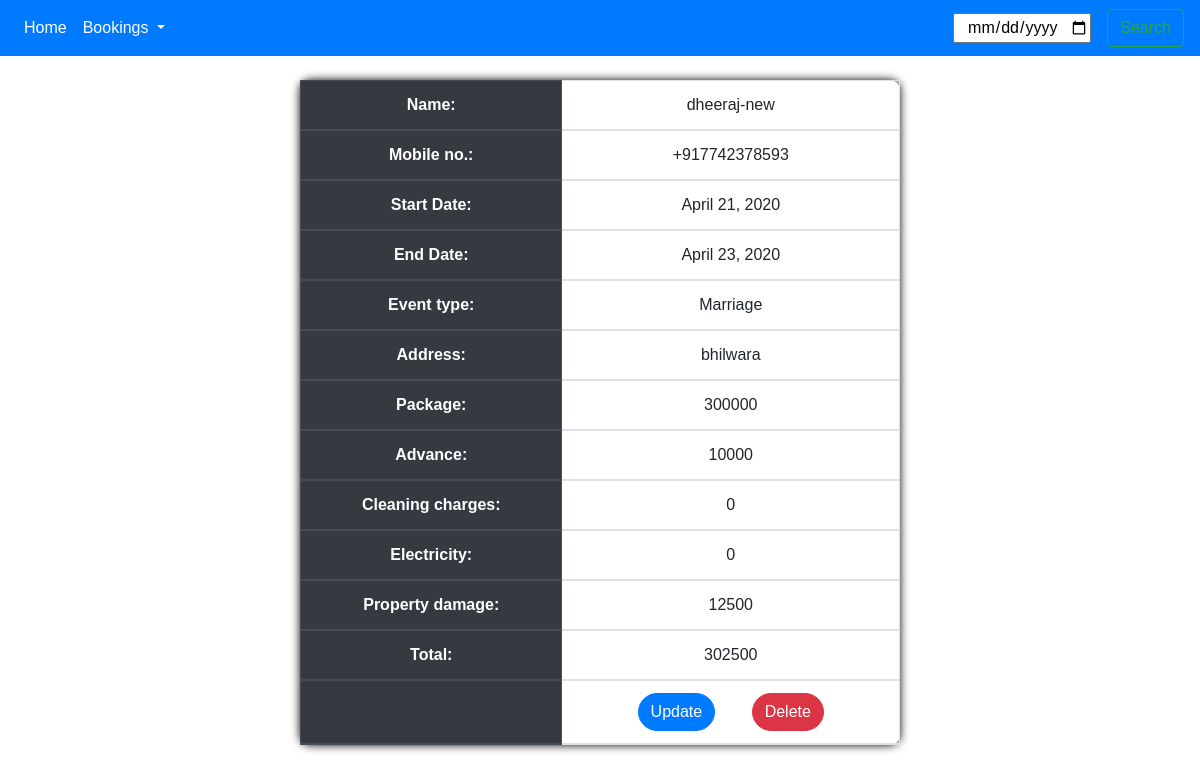
The app's page /bookings/event_detail/dheeraj-new (signed in) with its own data.
### bookings/models.py (models this page shows, shortened)
class Event(models.Model):
    name = models.CharField(max_length=20)
    slug = models.SlugField(unique=True)
    mobile_no = PhoneNumberField()
    address = models.CharField(max_length=100)
    start_date = models.DateField()
    end_date = models.DateField()
    event_type = models.CharField(max_length=20, choices=EVENT_CHOICES)
    package = models.IntegerField(choices=PACKAGE_CHOICES)
    cleaning_charges = models.IntegerField(blank=True, null=True, default=0)
    electricity_consumption = models.IntegerField(
        blank=True, null=True, default=0)
    property_damage_charges = models.IntegerField(
        blank=True, null=True, default=0)
    advance_paid = models.IntegerField(blank=True, null=True, default=0)
    def total(self):
        return self.package + self.cleaning_charges + self.electricity_consumption + \
            self.property_damage_charges - self.advance_paid

### bookings/views.py (the view)
# urls.py: path('event_detail/<slug>', event_detail, name='event_detail'),
@login_required
@csrf_exempt
def event_detail(request, slug):
    try:
        event = Event.objects.all().filter(slug=slug)
        context = {
            'event': event
        }
        return render(request, 'event_detail.html', context)
    except ObjectDoesNotExist:
        messages.error(request, "You do not have an event",
                       extra_tags='alert-danger')
        return redirect('bookings:check_all')

### templates/event_detail.html (shortened to what this page needs)
{% extends "base.html" %}
{% load static %}
{% block content %}
<section class="container-fluid ">
    <div class=" row justify-content-center mt-4    ">
        <table class="table table-bordered text-center col-6 frm-container">
            {% for event in event %}
            <thead class="thead-dark ">
                <tr>
                    <th>Name:</th>
                    <td class="editable" data-slug="{{event.slug}}" data-type="name">{{event.name}}</td>
                </tr>
                <tr>
                    <th>Mobile no.:</th>
                    <td data-slug="{{event.slug}}" data-type="mobile_no">{{ event.mobile_no }}</td>
                </tr>
                <tr>
                    <th>Start Date:</th>
                    <td class="editable" data-slug="{{event.slug}}" data-type="start_date">
                        {{ event.start_date }}</td>
                </tr>
                <tr>
                    <th>End Date:</th>
                    <td class="editable" data-slug="{{event.slug}}" data-type="end_date">
                        {{ event.end_date }}</td>
                </tr>
                <tr>
                    <th>Event type:</th>
                    <td data-slug="{{event.slug}}" data-type="event_type">
                        {{ event.event_type }}</td>
                </tr>
                <tr>
                    <th>Address:</th>
                    <td class="editable" data-slug="{{event.slug}}" data-type="address">{{ event.address }}</td>
                </tr>
                <tr>
                    <th>Package:</th>
                    <td data-slug="{{event.slug}}" data-type="package">{{event.package}}</td>
                </tr>
                <tr>
                    <th>Advance:</th>
                    <td class="editable" data-slug="{{event.slug}}" data-type="advance_paid">{{event.advance_paid}}</td>
                </tr>
                <tr>
                    <th>Cleaning charges:</th>
                    <td class="editable" data-slug="{{event.slug}}" data-type="cleaning_charges">
                        {{event.cleaning_charges}}</td>
                </tr>
                <tr>
                    <th>Electricity:</th>
                    <td class="editable" data-slug="{{event.slug}}" data-type="electricity_consumption">
                        {{event.electricity_consumption}}</td>
                </tr>
                <tr>
                    <th>Property damage:</th>
                    <td class="editable" data-slug="{{event.slug}}" data-type="property_damage_charges">
                        {{event.property_damage_charges}}</td>
                </tr>
                <tr>
                    <th>Total:</th>
                    <td>{{event.total}}</td>
                </tr>
                <tr>
                    <th></th>
                    <td><a href="{% url 'bookings:event_detail' event.slug %}" class="btn btn-primary rounded-pill mr-3"
                            role="button">Update</a>
                        <a href="{% url 'bookings:delete_event' event.slug %}" class="btn btn-danger rounded-pill ml-3"
                            role="button">Delete</a></td>
                </tr>
            </thead>
        </table>
        {% endfor %}
    </div>
</section>
{% endblock %}

### static/css/form.css (style rules this page uses)
.frm-container { background-image: url('../svg/elipse.svg') no-repeat ; background-size: cover; padding: 30px; border-radius: 10px; box-shadow: 0px 0px 10px 0px #000; }

### records on screen
Event: name "dheeraj-new", mobile_no "+917742378593", start_date "April 21, 2020", end_date "April 23, 2020", event_type "Marriage", address "bhilwara", package "300000", advance_paid "10000", cleaning_charges "0", electricity_consumption "0", property_damage_charges "12500", total "302500"
